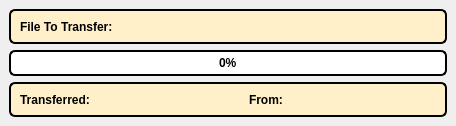
<?xml version="1.0" encoding="UTF-8"?>
<ui version="4.0">
 <class>VRTransferProgress</class>
 <widget class="QMainWindow" name="VRTransferProgress">
  <property name="geometry">
   <rect>
    <x>0</x>
    <y>0</y>
    <width>456</width>
    <height>126</height>
   </rect>
  </property>
  <property name="minimumSize">
   <size>
    <width>456</width>
    <height>126</height>
   </size>
  </property>
  <property name="maximumSize">
   <size>
    <width>456</width>
    <height>126</height>
   </size>
  </property>
  <property name="windowTitle">
   <string>VaspReader</string>
  </property>
  <property name="windowIcon">
   <iconset resource="Resource.qrc">
    <normaloff>:/VRlogo/VR-logo.ico</normaloff>:/VRlogo/VR-logo.ico</iconset>
  </property>
  <property name="styleSheet">
   <string notr="true">QFrame{
border: 2px solid rgb(0, 0, 0);
border-radius: 6px;
background-color: rgb(255, 240, 202);
}
QLabel{
border: 0px solid rgb(0, 0, 0);
color: black;
font-weight: 600;
height:28px;}
QProgressBar {
    border: 2px solid rgb(0, 0, 0);
    border-radius: 6px;
    text-align: center;
    font-weight: 600;
}
QProgressBar::chunk {
    background-color: #00CDCD;
    width: 4px;
}</string>
  </property>
  <property name="locale">
   <locale language="English" country="UnitedStates"/>
  </property>
  <widget class="QWidget" name="VRTransferProgressWidget">
   <layout class="QVBoxLayout" name="verticalLayout">
    <item>
     <widget class="QFrame" name="TransferTopWidget">
      <property name="frameShape">
       <enum>QFrame::StyledPanel</enum>
      </property>
      <property name="frameShadow">
       <enum>QFrame::Raised</enum>
      </property>
      <layout class="QHBoxLayout" name="horizontalLayout" stretch="1,50">
       <item>
        <widget class="QLabel" name="TransferFileLabel">
         <property name="text">
          <string>File To Transfer:</string>
         </property>
        </widget>
       </item>
       <item>
        <widget class="QLabel" name="TransferFileName">
         <property name="text">
          <string/>
         </property>
         <property name="alignment">
          <set>Qt::AlignRight|Qt::AlignTrailing|Qt::AlignVCenter</set>
         </property>
        </widget>
       </item>
      </layout>
     </widget>
    </item>
    <item>
     <widget class="QProgressBar" name="TransferProgress">
      <property name="locale">
       <locale language="English" country="UnitedStates"/>
      </property>
      <property name="value">
       <number>0</number>
      </property>
      <property name="textVisible">
       <bool>true</bool>
      </property>
      <property name="orientation">
       <enum>Qt::Horizontal</enum>
      </property>
      <property name="invertedAppearance">
       <bool>false</bool>
      </property>
      <property name="textDirection">
       <enum>QProgressBar::TopToBottom</enum>
      </property>
     </widget>
    </item>
    <item>
     <widget class="QFrame" name="TransferBottomWidget">
      <property name="frameShape">
       <enum>QFrame::StyledPanel</enum>
      </property>
      <property name="frameShadow">
       <enum>QFrame::Raised</enum>
      </property>
      <layout class="QHBoxLayout" name="horizontalLayout_2" stretch="1,50,1,50">
       <item>
        <widget class="QLabel" name="TransferredLabel">
         <property name="text">
          <string>Transferred:</string>
         </property>
        </widget>
       </item>
       <item>
        <widget class="QLabel" name="TransferredInfo">
         <property name="text">
          <string/>
         </property>
        </widget>
       </item>
       <item>
        <widget class="QLabel" name="TransferFromLabel">
         <property name="text">
          <string>From:</string>
         </property>
        </widget>
       </item>
       <item>
        <widget class="QLabel" name="TransferAllInfo">
         <property name="text">
          <string/>
         </property>
        </widget>
       </item>
      </layout>
     </widget>
    </item>
   </layout>
  </widget>
 </widget>
 <resources>
  <include location="Resource.qrc"/>
 </resources>
 <connections/>
</ui>
